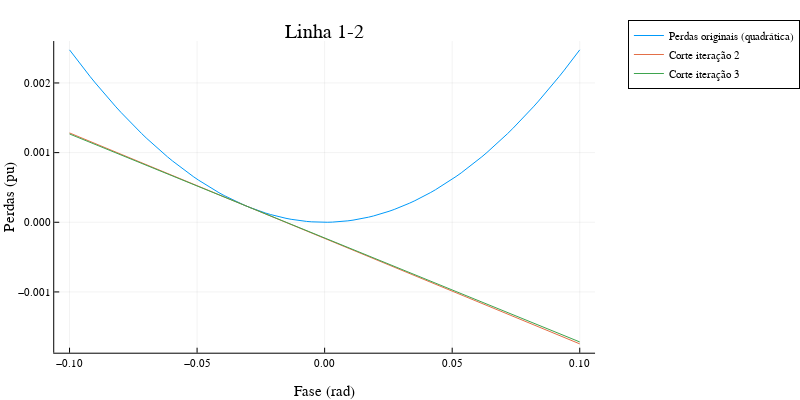

Notebook code cell kept with this figure:
### Code cell
plotly()

x = LinRange(-.1,.1,100)
tl = zeros(100);
for i in eachindex(x)                                                                                             
    tl[i] = transmission_loss(x[i], -real(inputs.Ybus[2,1]))                                                 
end
plt = plot(x, tl, label = "Perdas originais (quadrática)")
for i in 2:3
    v = model.cuts[("PowerLoss", i-1)][2,1]
    reshape(v, length(v), 1)
    y = [x ones(100)] * v
    plt = plot!(x, y, label = "Corte iteração $i")
end
plt = plot!(legend = :outertopright, ylabel = "Perdas (pu)", xlabel = "Fase (rad)")
plt = plot!(title = "Linha 1-2", size = (800, 400))
